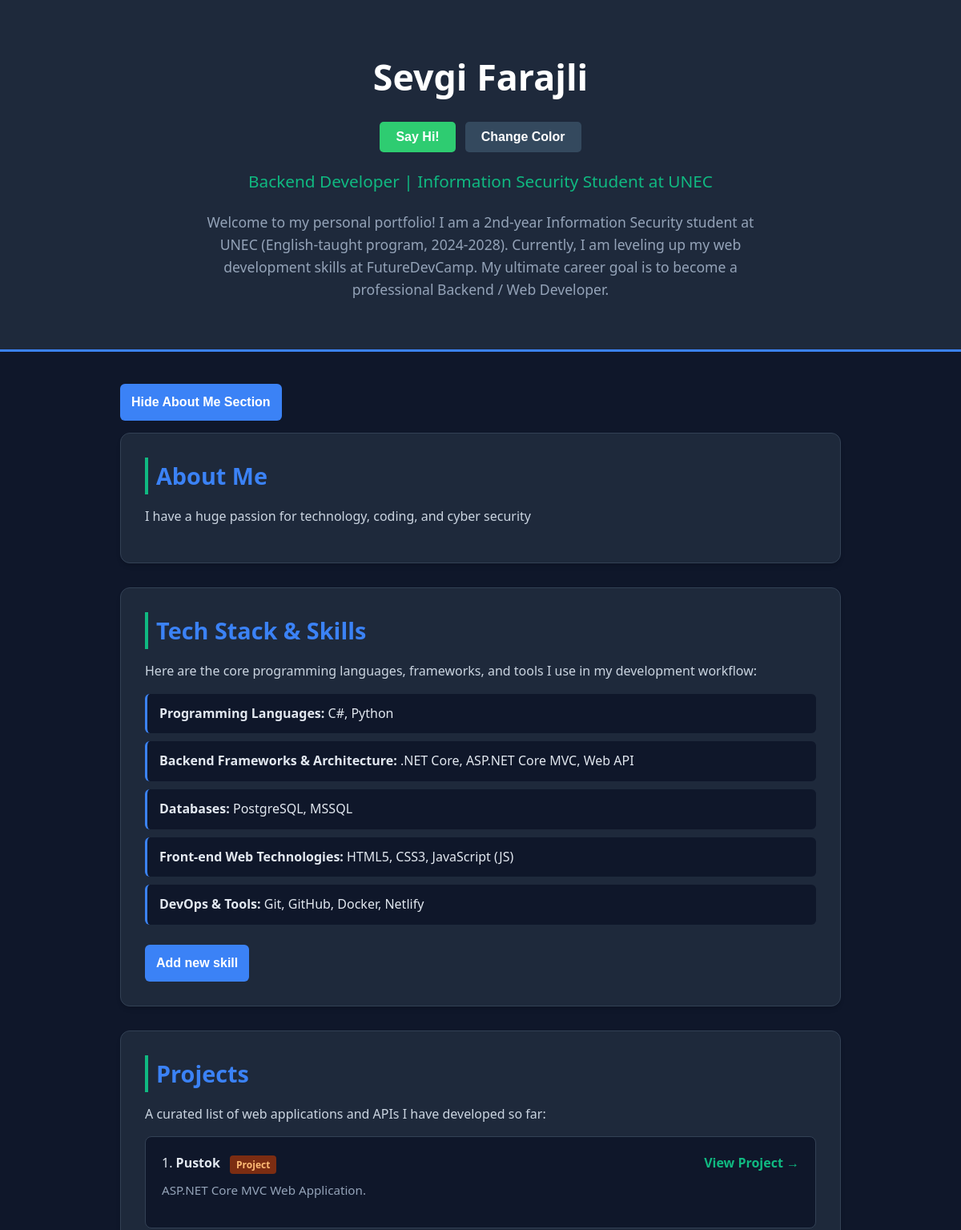
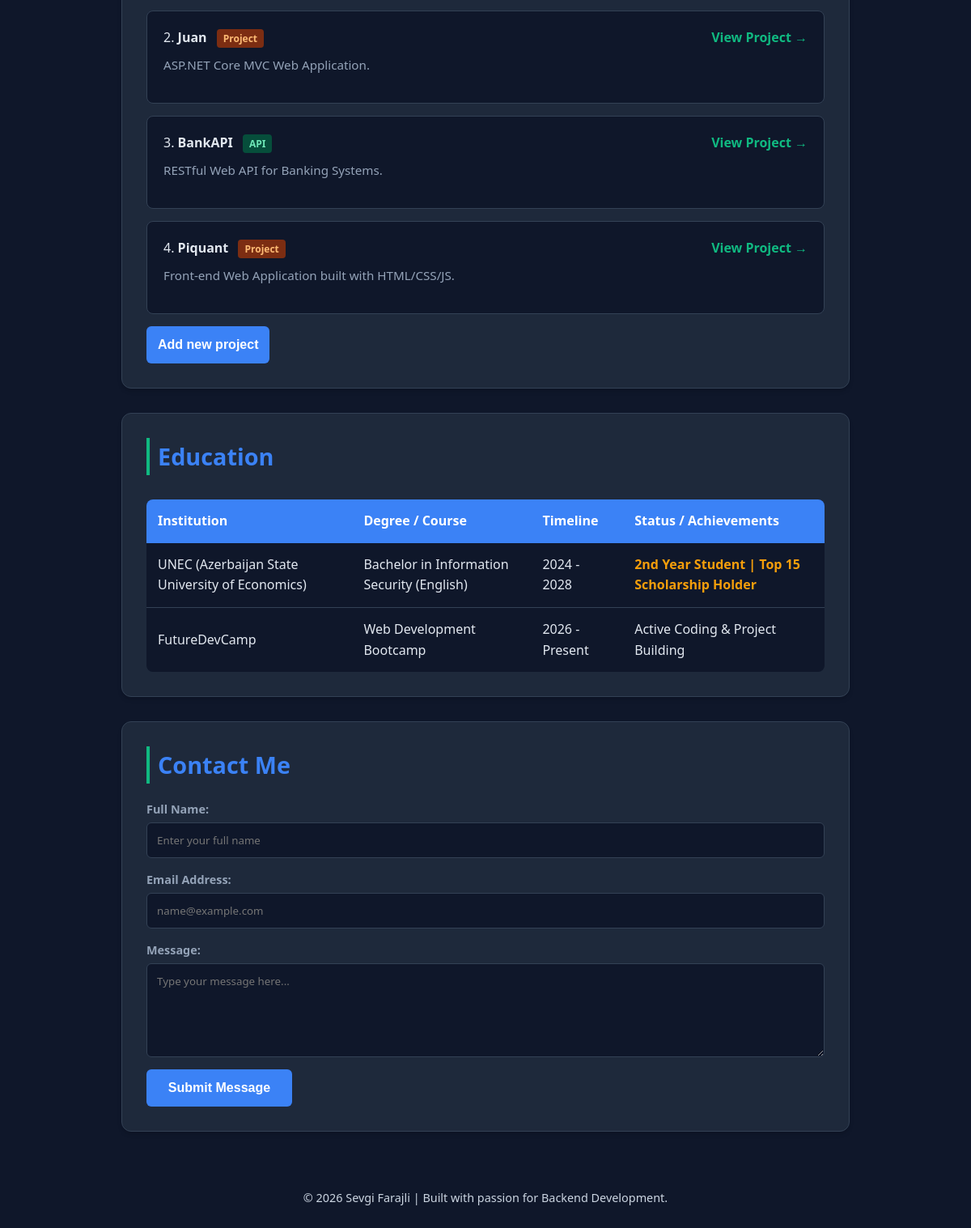
The page / on the database its author committed (2 pictures, top to bottom).
### tables this page shows
CREATE TABLE profile (
            id INTEGER PRIMARY KEY AUTOINCREMENT,
            name TEXT NOT NULL,
            profession TEXT NOT NULL,
            about TEXT NOT NULL
        );

CREATE TABLE projects (
            id INTEGER PRIMARY KEY AUTOINCREMENT,
            title TEXT NOT NULL,
            description TEXT NOT NULL
        );

### app.py (the view)
@app.route("/")
def home():
    conn = get_db_connection()
    profile = conn.execute("SELECT * FROM profile LIMIT 1").fetchone()
    projects = conn.execute("SELECT * FROM projects").fetchall()
    conn.close()
    return render_template("index.html", profile=profile, projects=projects)

### app.py (called while the page is built)
def get_db_connection():
    conn = sqlite3.connect(DB_NAME)
    conn.row_factory = sqlite3.Row
    return conn

### templates/index.html (shortened to what this page needs)
<!DOCTYPE html>
<html lang="en">
<head>
    <link rel="stylesheet" href="{{ url_for('static', filename='css/style.css') }}">
</head>
<body>
    <header class="hero-section" style="text-align: center;">
        <div class="container">
            <h1 id="name">{{ profile.name }}</h1>
            <div class="action-buttons" style="margin: 20px 0; display: flex; justify-content: center; gap: 12px; flex-wrap: wrap;">
                <button id="welcome-btn" class="submit-btn" style="width: auto; padding: 10px 20px; margin: 0; background-color: #2ecc71; border-radius: 5px;">
                    Say Hi!
                </button>
                <button onclick="changeColor()" class="submit-btn" style="width: auto; padding: 10px 20px; margin: 0; background-color: #34495e; border-radius: 5px;">
                    Change Color
                </button>
            </div>
            <h3>{{ profile.profession }}</h3>
            <p class="subtitle">Welcome to my personal portfolio! I am a 2nd-year Information Security student at UNEC (English-taught program, 2024-2028). Currently, I am leveling up my web development skills at FutureDevCamp. My ultimate career goal is to become a professional Backend / Web Developer.</p>
        </div>
    </header>
    <div class="container">
        <button id="toggle-about-btn" class="submit-btn" style="width: auto; margin-bottom: 15px;">
            Hide About Me Section
        </button>
        <section class="card" id="about-section">
            <h2>About Me</h2>
            <p>{{ profile.about }}</p>
        </section>
        <section class="card">
            <h2>Tech Stack & Skills</h2>
            <p>Here are the core programming languages, frameworks, and tools I use in my development workflow:</p>
            <ul class="skills-list" id="skills-list">
                <li><strong>Programming Languages:</strong> C#, Python</li>
                <li><strong>Backend Frameworks & Architecture:</strong> .NET Core, ASP.NET Core MVC, Web API</li>
                <li><strong>Databases:</strong> PostgreSQL, MSSQL</li>
                <li><strong>Front-end Web Technologies:</strong> HTML5, CSS3, JavaScript (JS)</li>
                <li><strong>DevOps & Tools:</strong> Git, GitHub, Docker, Netlify</li>
            </ul>
            <button id="add-skill-btn" class="submit-btn" style="width: auto; margin-top: 15px;">Add new skill</button>
        </section>
        <section class="card">
            <h2>Projects</h2>
            <p>A curated list of web applications and APIs I have developed so far:</p>
            <ol class="projects-list" id="projects-list">
                {% for project in projects %}
                <li>
                    <strong>{{ project.title }}</strong>
                    <span class="badge {% if 'mvc' in project.title.lower() %}mvc{% elif 'api' in project.title.lower() %}api{% else %}front{% endif %}">
                        {% if 'mvc' in project.title.lower() %}MVC{% elif 'api' in project.title.lower() %}API{% else %}Project{% endif %}
                    </span>
                    <a href="#" target="_blank" class="project-link">View Project →</a>
                    <p class="project-desc">{{ project.description }}</p>
                </li>
                {% endfor %}
            </ol>
            <button id="add-project-btn" class="submit-btn" style="width: auto; margin-top: 15px;">Add new project</button>
        </section>
        <section class="card">
            <h2>Education</h2>
            <div class="table-responsive">
                <table border="0" cellpadding="10" cellspacing="0">
                    <thead>
                        <tr>
                            <th>Institution</th>
                            <th>Degree / Course</th>
                            <th>Timeline</th>
                            <th>Status / Achievements</th>
                        </tr>
                    </thead>
                    <tbody>
                        <tr>
                            <td>UNEC (Azerbaijan State University of Economics)</td>
                            <td>Bachelor in Information Security (English)</td>
                            <td>2024 - 2028</td>
                            <td class="highlight">2nd Year Student | Top 15 Scholarship Holder </td>
                        </tr>
                        <tr>
                            <td>FutureDevCamp</td>
                            <td>Web Development Bootcamp</td>
                            <td>2026 - Present</td>
                            <td>Active Coding & Project Building</td>
                        </tr>
                    </tbody>
                </table>
            </div>
        </section>
        <section class="card">
            <h2>Contact Me</h2>
            <form action="#" method="POST" class="contact-form">
                <div class="form-group">
                    <label for="name">Full Name:</label>
                    <input type="text" id="name" name="name" placeholder="Enter your full name" required>
                </div>
                <div class="form-group">
                    <label for="email">Email Address:</label>
                    <input type="email" id="email" name="email" placeholder="name@example.com" required>
                </div>
                <div class="form-group">
                    <label for="message">Message:</label>
                    <textarea id="message" name="message" rows="5" placeholder="Type your message here..." required></textarea>
                </div>
                <button type="submit" class="submit-btn">Submit Message</button>
            </form>
        </section>
    </div>
    <footer class="main-footer">
        <p>&copy; 2026 {{ profile.name }} | Built with passion for Backend Development.</p>
    </footer>
</body>
</html>

### static/css/style.css (style rules this page uses)
* { margin: 0; padding: 0; box-sizing: border-box; }
body { background-color: #0f172a; color: #e2e8f0; font-family: 'Segoe UI', Tahoma, Geneva, Verdana, sans-serif; font-size: 16px; line-height: 1.6; }
.container { width: 90%; max-width: 900px; margin: 0 auto; }
.hero-section { background-color: #1e293b; padding: 60px 0; text-align: center; border-bottom: 3px solid #3b82f6; margin-bottom: 40px; }
.hero-section h1 { font-size: 2.8rem; color: #ffffff; margin-bottom: 10px; }
.hero-section h3 { font-size: 1.3rem; color: #10b981; margin-bottom: 20px; font-weight: 500; }
.hero-section .subtitle { max-width: 700px; margin: 0 auto; color: #94a3b8; font-size: 1.1rem; }
.card { background-color: #1e293b; padding: 30px; margin-bottom: 30px; border-radius: 12px; border: 1px solid #334155; box-shadow: 0 4px 6px -1px rgba(0, 0, 0, 0.1), 0 2px 4px -1px rgba(0, 0, 0, 0.06); transition: transform 0.3s ease, box-shadow 0.3s ease; }
h2 { font-size: 1.8rem; color: #3b82f6; margin-bottom: 15px; border-left: 4px solid #10b981; padding-left: 10px; }
p { margin-bottom: 15px; color: #cbd5e1; }
.skills-list { list-style: none; }
.skills-list li { background-color: #0f172a; margin-bottom: 10px; padding: 12px 15px; border-radius: 6px; border-left: 3px solid #3b82f6; }
.projects-list { list-style-position: inside; }
.projects-list li { background-color: #0f172a; padding: 20px; margin-top: 15px; border-radius: 8px; border: 1px solid #334155; }
.project-link { color: #10b981; text-decoration: none; font-weight: bold; float: right; transition: color 0.2s; }
.project-desc { margin-top: 8px; font-size: 0.95rem; color: #94a3b8; }
.badge { font-size: 0.75rem; padding: 3px 8px; border-radius: 4px; margin-left: 8px; font-weight: bold; vertical-align: middle; }
.api { background-color: #064e3b; color: #6ee7b7; }
.front { background-color: #7c2d12; color: #fdba74; }
.table-responsive { overflow-x: auto; }
table { width: 100%; border-collapse: collapse; margin-top: 15px; background-color: #0f172a; border-radius: 8px; overflow: hidden; }
th, td { padding: 14px; text-align: left; }
th { background-color: #3b82f6; color: #ffffff; font-weight: 600; }
tr { border-bottom: 1px solid #334155; }
tr:last-child { border-bottom: none; }
.highlight { color: #f59e0b; font-weight: bold; }
.contact-form { display: flex; flex-direction: column; gap: 15px; margin-top: 20px; }
.form-group { display: flex; flex-direction: column; gap: 5px; }
.contact-form label { font-weight: 600; color: #94a3b8; font-size: 0.9rem; }
.contact-form input, .contact-form textarea { width: 100%; padding: 12px; background-color: #0f172a; border: 1px solid #334155; border-radius: 6px; color: #ffffff; font-family: inherit; transition: border-color 0.2s, box-shadow 0.2s; }
.submit-btn { background-color: #3b82f6; color: #ffffff; border: none; padding: 14px; font-size: 1rem; font-weight: bold; border-radius: 6px; cursor: pointer; transition: background-color 0.2s, transform 0.1s; align-self: flex-start; width: 180px; text-align: center; }
.main-footer { text-align: center; padding: 40px 0; color: #64748b; font-size: 0.9rem; margin-top: 20px; }

### rows shown on the page
profile: name "Sevgi Farajli", profession "Backend Developer | Information Security Student at UNEC", about "I have a huge passion for technology, coding, and cyber security"
projects: title "Pustok", shows "Project", description "ASP.NET Core MVC Web Application."
projects: title "Juan", shows "Project", description "ASP.NET Core MVC Web Application."
projects: title "BankAPI", description "RESTful Web API for Banking Systems."
projects: title "Piquant", shows "Project", description "Front-end Web Application built with HTML/CSS/JS."
